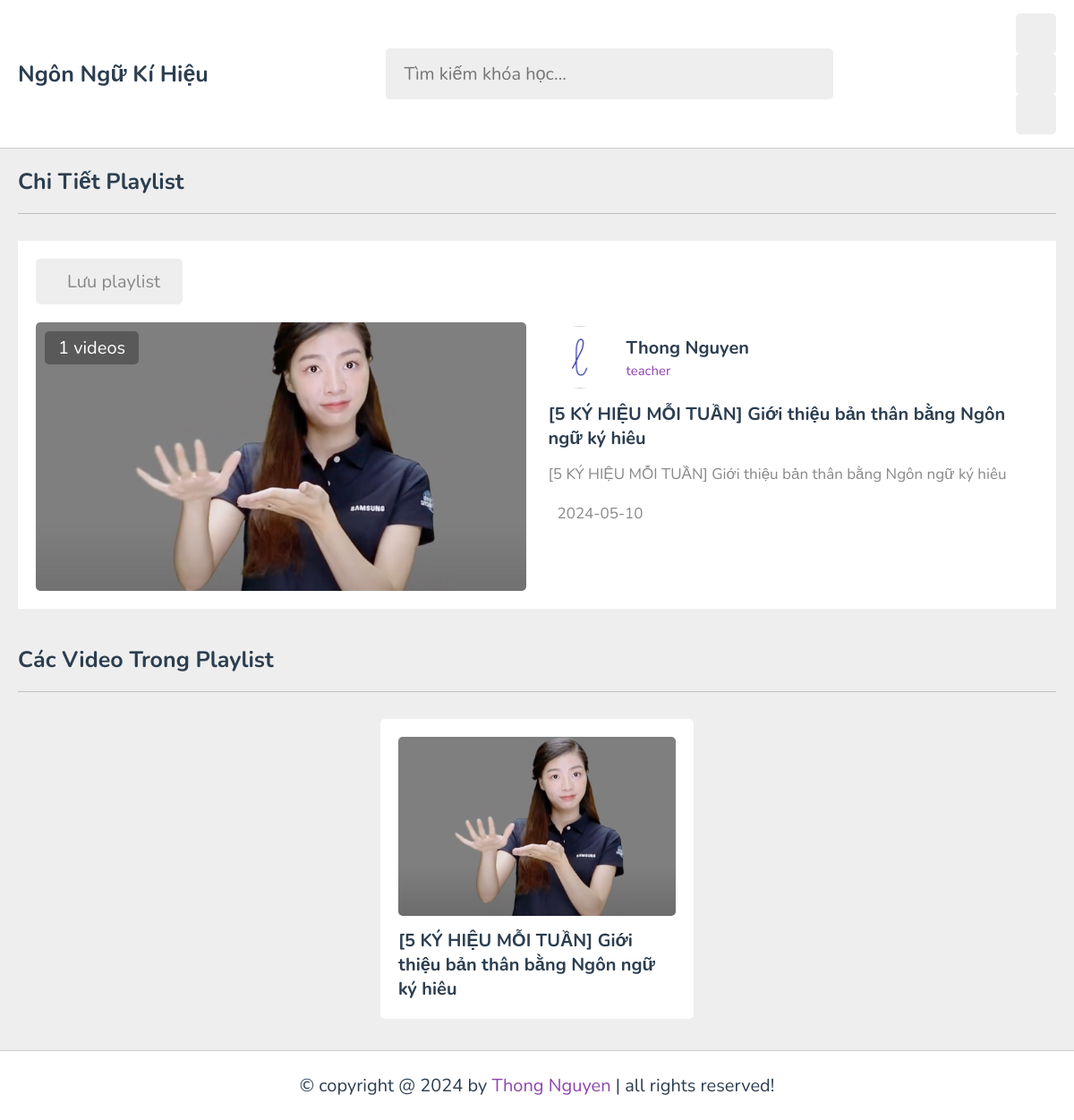
Screenshot of /playlist.php?get_id=IXQ5a4lPk4D2fhvEmZ8N with the database file from the repository.
### tables this page shows
CREATE TABLE `playlist` (
  `id` varchar(20) NOT NULL,
  `tutor_id` varchar(20) NOT NULL,
  `title` varchar(100) NOT NULL,
  `description` varchar(1000) NOT NULL,
  `thumb` varchar(100) NOT NULL,
  `date` date NOT NULL DEFAULT current_timestamp(),
  `status` varchar(20) NOT NULL DEFAULT 'deactive'
);

CREATE TABLE `tutors` (
  `id` varchar(20) NOT NULL,
  `name` varchar(50) NOT NULL,
  `profession` varchar(50) NOT NULL,
  `email` varchar(50) NOT NULL,
  `password` varchar(50) NOT NULL,
  `image` varchar(100) NOT NULL
);

CREATE TABLE `content` (
  `id` varchar(20) NOT NULL,
  `tutor_id` varchar(20) NOT NULL,
  `playlist_id` varchar(20) NOT NULL,
  `title` varchar(100) NOT NULL,
  `description` varchar(1000) NOT NULL,
  `video` varchar(100) NOT NULL,
  `thumb` varchar(100) NOT NULL,
  `date` date NOT NULL DEFAULT current_timestamp(),
  `status` varchar(20) NOT NULL DEFAULT 'deactive'
);

### playlist.php (the view, shortened to what this page needs)
<?php
include 'components/connect.php';
if(isset($_COOKIE['user_id'])){
   $user_id = $_COOKIE['user_id'];
}else{
   $user_id = '';
}
if(isset($_GET['get_id'])){
   $get_id = $_GET['get_id'];
}else{
   $get_id = '';
   header('location:home.php');
}
?>
<!DOCTYPE html>
<html lang="vi">
<head>
   <link rel="stylesheet" href="css/style.css">
</head>
<body>
<?php include 'components/user_header.php'; ?>
<section class="playlist">
   <h1 class="heading">Chi tiết playlist</h1>
   <div class="row">
      <?php
         $select_playlist = $conn->prepare("SELECT * FROM `playlist` WHERE id = ? and status = ? LIMIT 1");
         $select_playlist->execute([$get_id, 'active']);
         if($select_playlist->rowCount() > 0){
            $fetch_playlist = $select_playlist->fetch(PDO::FETCH_ASSOC);
            $playlist_id = $fetch_playlist['id'];
            $count_videos = $conn->prepare("SELECT * FROM `content` WHERE playlist_id = ?");
            $count_videos->execute([$playlist_id]);
            $total_videos = $count_videos->rowCount();
            $select_tutor = $conn->prepare("SELECT * FROM `tutors` WHERE id = ? LIMIT 1");
            $select_tutor->execute([$fetch_playlist['tutor_id']]);
            $fetch_tutor = $select_tutor->fetch(PDO::FETCH_ASSOC);
            $select_bookmark = $conn->prepare("SELECT * FROM `bookmark` WHERE user_id = ? AND playlist_id = ?");
            $select_bookmark->execute([$user_id, $playlist_id]);
      ?>
      <div class="col">
         <form action="" method="post" class="save-list">
            <?php
               if($select_bookmark->rowCount() > 0){
            ?>
            <button type="submit" name="save_list"><i class="fas fa-bookmark"></i><span>Đã lưu</span></button>
            <?php
               }else{
            ?>
               <button type="submit" name="save_list"><i class="far fa-bookmark"></i><span>Lưu playlist</span></button>
            <?php
               }
            ?>
         </form>
         <div class="thumb">
            <span><?= $total_videos; ?> videos</span>
            <img src="uploaded_files/<?= $fetch_playlist['thumb']; ?>" alt="">
         </div>
      </div>
      <div class="col">
         <div class="tutor">
            <img src="uploaded_files/<?= $fetch_tutor['image']; ?>" alt="">
            <div>
               <h3><?= $fetch_tutor['name']; ?></h3>
               <span><?= $fetch_tutor['profession']; ?></span>
            </div>
         </div>
         <div class="details">
            <h3><?= $fetch_playlist['title']; ?></h3>
            <p><?= $fetch_playlist['description']; ?></p>
            <div class="date"><i class="fas fa-calendar"></i><span><?= $fetch_playlist['date']; ?></span></div>
         </div>
      </div>
      <?php
         }else{
            echo '<p class="empty">Playlist này không tồn tại!</p>';
         }
      ?>
   </div>
</section>
<section class="videos-container">
   <h1 class="heading">Các video trong playlist</h1>
   <div class="box-container">
      <?php
         $select_content = $conn->prepare("SELECT * FROM `content` WHERE playlist_id = ? AND status = ? ORDER BY date DESC");
         $select_content->execute([$get_id, 'active']);
         if($select_content->rowCount() > 0){
            while($fetch_content = $select_content->fetch(PDO::FETCH_ASSOC)){
      ?>
      <a href="watch_video.php?get_id=<?= $fetch_content['id']; ?>" class="box">
         <img src="uploaded_files/<?= $fetch_content['thumb']; ?>" alt="">
         <h3><?= $fetch_content['title']; ?></h3>
      </a>
      <?php
            }
         }else{
            echo '<p class="empty">Chưa có video được thêm vào!</p>';
         }
      ?>
   </div>
</section>
<?php include 'components/footer.php'; ?>
</body>
</html>

### components/user_header.php (shortened to what this page needs)
<header class="header">
   <section class="flex">
      <a href="home.php" class="logo">Ngôn Ngữ Kí Hiệu</a>
      <form action="search_course.php" method="post" class="search-form">
         <input type="text" name="search_course" placeholder="Tìm kiếm khóa học..." required maxlength="100">
      </form>
      <div class="icons">
         <div id="menu-btn" class="fas fa-bars"></div>
         <div id="user-btn" class="fas fa-user"></div>
         <div id="toggle-btn" class="fas fa-sun"></div>
      </div>
   </section>
</header>

### components/footer.php
<footer class="footer">
   &copy; copyright @ <?= date('Y'); ?> by <span>Thong Nguyen</span> | all rights reserved!
</footer>

### css/style.css (style rules this page uses)
:root { --main-color:#8e44ad; --red:#e74c3c; --oragen:#f39c12; --white:#fff; --black:#2c3e50; --light-color:#888; --light-bg:#eee; --border:.1rem solid rgba(0,0,0,.2); }
* { font-family: 'Nunito', sans-serif; margin: 0; padding: 0; box-sizing: border-box; outline: none; border: none; text-decoration: none; }
html { font-size: 62.5%; overflow-x: hidden; }
body { background-color: var(--light-bg); padding-left: 30rem; }
section { padding:2rem; max-width: 1200px; margin: 0 auto; }
.heading { padding-bottom: 1.8rem; border-bottom: var(--border); font-size: 2.5rem; color: var(--black); text-transform: capitalize; margin-bottom: 3rem; }
.header { background-color: var(--white); border-bottom: var(--border); position: sticky; top: 0; left: 0; right: 0; z-index: 1000; }
.header .flex { padding: 1.5rem 2rem; position: relative; display: flex; align-items: center; justify-content: space-between; }
.header .flex .logo { font-size: 2.5rem; color: var(--black); font-weight: bolder; }
.header .flex .search-form { width: 50rem; border-radius: .5rem; display: flex; align-items: center; gap: 2rem; padding: 1.5rem 2rem; background-color: var(--light-bg); }
.header .flex .search-form input { width: 100%; background:none; font-size: 2rem; color: var(--black); }
.header .flex .icons div { font-size: 2rem; color: var(--black); border-radius: .5rem; height: 4.5rem; cursor: pointer; width: 4.5rem; line-height: 4.4rem; background-color: var(--light-bg); text-align: center; margin-left: .5rem; }
.playlist .row { display: flex; align-items: center; gap:2.5rem; flex-wrap: wrap; padding: 2rem; background-color: var(--white); }
.playlist .row .col { flex: 1 1 40rem; }
.playlist .row .col .save-list button { font-size: 2rem; border-radius: .5rem; background-color: var(--light-bg); padding: 1.2rem 2.5rem; cursor: pointer; margin-bottom: 2rem; }
.playlist .row .col .save-list button span { color: var(--light-color); }
.playlist .row .col .thumb { position: relative; height: 30rem; }
.playlist .row .col .thumb span { position: absolute; top: 1rem; left: 1rem; border-radius: .5rem; padding: .5rem 1.5rem; font-size: 2rem; color: #fff; background-color: rgba(0,0,0,.3); }
.playlist .row .col .thumb img { width: 100%; height: 100%; border-radius: .5rem; object-fit: cover; }
.playlist .row .col .tutor { display: flex; align-items: center; gap: 1.7rem; }
.playlist .row .col .tutor img { height: 7rem; width: 7rem; border-radius: 50%; object-fit: cover; }
.playlist .row .col .tutor h3 { font-size: 2rem; color: var(--black); margin-bottom: .2rem; }
.playlist .row .col .tutor span { color: var(--main-color); font-size: 1.5rem; }
.playlist .row .col .details { padding-top: 1.5rem; }
.playlist .row .col .details h3 { font-size: 2rem; color: var(--black); }
.playlist .row .col .details p { padding: 1rem 0; line-height: 2; color: var(--light-color); font-size: 1.7rem; }
.playlist .row .col .details .date { font-size: 1.7rem; padding-top: .5rem; }
.playlist .row .col .details .date span { color: var(--light-color); }
.videos-container .box-container { display: grid; grid-template-columns: repeat(auto-fit, 35rem); gap: 1.5rem; align-items: flex-start; justify-content: center; }
.videos-container .box-container .box { position: relative; border-radius: .5rem; padding: 2rem; background-color: var(--white); }
.videos-container .box-container .box img { height: 20rem; width: 100%; border-radius: .5rem; object-fit: cover; }
.videos-container .box-container .box h3 { font-size: 2rem; color: var(--black); margin-top: 1rem; }
.footer { position: sticky; bottom: 0; right: 0; left: 0; background-color: var(--white); border-top: var(--border); padding:2.5rem 2rem; text-align: center; color: var(--black); font-size: 2rem; margin-top: 1.5rem; z-index: 1000; }
.footer span { color: var(--main-color); }
@media (max-width:1200px) { body { padding-left: 0; } }

### rows the page displays
playlist: thumb (picture), title "[5 KÝ HIỆU MỖI TUẦN] Giới thiệu bản thân bằng Ngôn ngữ ký hiêu", description "[5 KÝ HIỆU MỖI TUẦN] Giới thiệu bản thân bằng Ngôn ngữ ký hiêu", date "2024-05-10"
tutors: image (picture), name "Thong Nguyen", profession "teacher"
content: thumb (picture), title "[5 KÝ HIỆU MỖI TUẦN] Giới thiệu bản thân bằng Ngôn ngữ ký hiêu"

### other values shown
$total_videos "1"
